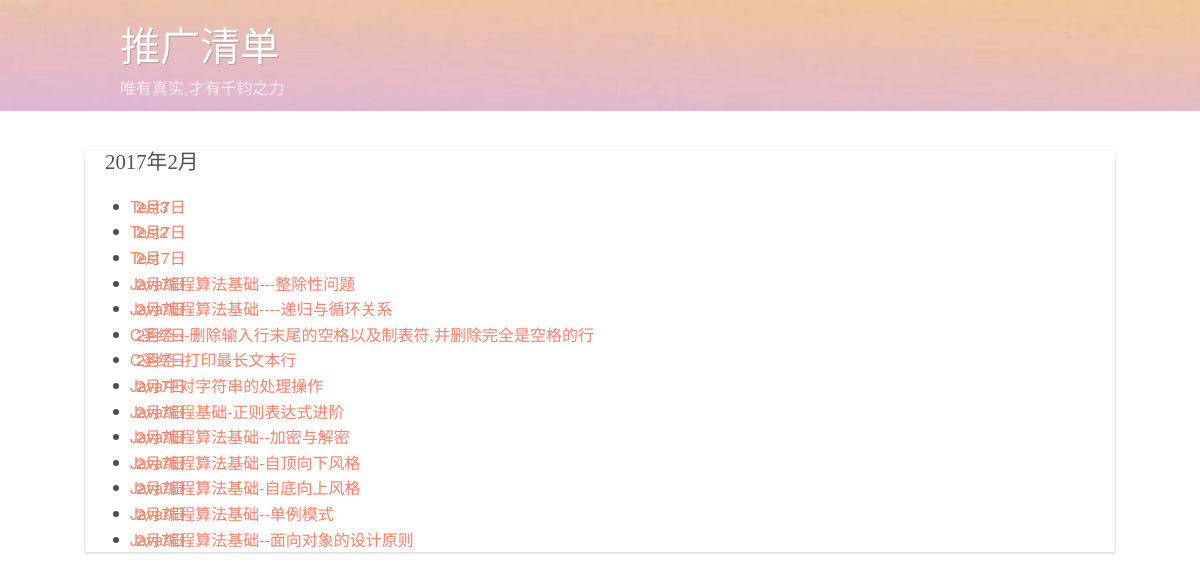
Page /archive/ on the committed database.
### article/models.py (models this page shows, shortened)
class Article(models.Model):  # 文章
	title = models.CharField(max_length=100)
	author = models.ForeignKey(Author)
	tags = models.ManyToManyField(Tag, blank=True)  # 标签
	classification = models.ForeignKey(Classification)  # 分类
	content = models.TextField(blank=True, null=True)
	publish_time = models.DateTimeField(auto_now_add=True)
	count = models.IntegerField(default=0)  # 文章点击数,但未实现统计文章点击数的功能
	objects = models.Manager()  # 默认的管理器
	date_list = ArticleManager()  # 自定义的管理器
	@models.permalink
	def get_absolute_url(self):
		return ('detail', (), {
			'id': self.id})
	def __unicode__(self):
		return self.title
	class Meta:  # 按时间下降排序
		ordering = ['-publish_time']

### article/views.py (the view)
# urls.py: url(r'^archive/$', 'article.views.archive', name="archive"),  # 归档
def archive(request):
	archive = Article.date_list.get_Article_OnArchive()
	ar_newpost = Article.objects.order_by('-publish_time')[:10]
	classification = Classification.class_list.get_Class_list()
	tagCloud = json.dumps(Tag.tag_list.get_Tag_list(), ensure_ascii=False)  # 标签,以及对应的文章数目
	date_list = Article.date_list.get_Article_onDate()
	return render_to_response('blog/archive.html',
	                          locals(),
	                          context_instance=RequestContext(request))

### article/models.py (called while the page is built)
	def get_Tag_list(self):  # 返回文章标签列表, 每个标签以及对应的文章数目
		tags = Tag.objects.all()  # 获取所有标签
		tag_list = []
		for i in range(len(tags)):
			tag_list.append([])
		for i in range(len(tags)):
			temp = Tag.objects.get(name=tags[i])  # 获取当前标签
			posts = temp.article_set.all()  # 获取当前标签下的所有文章
			tag_list[i].append(tags[i].name)
			tag_list[i].append(len(posts))
		return tag_list

	def __unicode__(self):
		return self.name

	def get_Class_list(self):  # 返回文章分类列表, 每个分类以及对应的文章数目
		classf = Classification.objects.all()  # 获取所有的分类
		class_list = []
		for i in range(len(classf)):
			class_list.append([])
		for i in range(len(classf)):
			temp = Classification.objects.get(name=classf[i])  # 获取当前分类
			posts = temp.article_set.all()  # 获取当前分类下的所有文章
			class_list[i].append(classf[i])
			class_list[i].append(len(posts))
		return class_list

	def __unicode__(self):
		return self.name

	def get_Article_onDate(self):  # 实现文章的按月归档, 返回 月份以及对应的文章数  如: [[2015.5,5],[2015.4,5]] ,
		post_date = Article.objects.dates('publish_time', 'month')
		date_list = []
		for i in range(len(post_date)):
			date_list.append([])
		for i in range(len(post_date)):
			curyear = post_date[i].year
			curmonth = post_date[i].month
			tempArticle = Article.objects.filter(publish_time__year=curyear).filter(publish_time__month=curmonth)
			tempNum = len(tempArticle)
			date_list[i].append(post_date[i])
			date_list[i].append(tempNum)
		return date_list

	def get_Article_OnArchive(self):  # 返回一个字典,一个时间点,对应一个文章列表
		post_date = Article.objects.dates('publish_time', 'month')
		post_date_article = []
		for i in range(len(post_date)):
			post_date_article.append([])
		for i in range(len(post_date)):
			curyear = post_date[i].year
			curmonth = post_date[i].month
			tempArticle = Article.objects.filter(publish_time__year=curyear).filter(publish_time__month=curmonth)
			post_date_article[i] = tempArticle
		dicts = OrderedDict()
		for i in range(len(post_date)):
			dicts.setdefault(post_date[i], post_date_article[i])
		return dicts

### templates/blog/archive.html (shortened to what this page needs)
{% extends "base.html" %}
{% block content %}
	{% if archive %}
            {% for key,value in archive.items %}
          <div class="archive">
             <div id="archives">
                      <h3 class='al_year' >{{key.year}}年{{key.month}}月 </h3>
                      <ul  class="al_month_list">
                    {% for i in value reversed %}
                         <li><a href="{{i.get_absolute_url}}"> <span style="position:absolute;">{{i.publish_time.month}}月{{i.publish_time.day}}日&nbsp; &nbsp;</span>  <span class="liaspan" style="position:absolute; left:130px;">{{i}}</span> </li>
                    {% endfor %}
                     </ul>
	     </div>
	  </div>
            {% endfor %}
       {% endif %}
{% endblock %}

### static/css/style.css (style rules this page uses)
body { font-family: Georgia, "Times New Roman", Times, serif; color: #555; }
h1, .h1, h2, .h2, h3, .h3, h4, .h4, h5, .h5, h6, .h6 { margin-top: 0; font-family: "Helvetica Neue", Helvetica, Arial, sans-serif; font-weight: normal; color: #333; }
html, body, div, span, applet, object, iframe, h1, h2, h3, h4, h5, h6, p, blockquote, pre, a, abbr, acronym, address, big, cite, code, del, dfn, em, img, ins, kbd, q, s, samp, small, strike, strong, sub, sup, tt, var, b, u, i, center, dl, dt, dd, ol, ul, li, fieldset, form, label, legend, table, caption, tbody, tfoot, thead, tr, th, td, article, aside, canvas, details, embed, figure, figcaption, footer, header, hgroup, menu, nav, output, ruby, section, summary, time, mark, audio, video { margin: 0; padding: 0; border: 0; font-size: 100%; font: inherit; vertical-align: baseline; }
body { line-height: 1; }
ol, ul { list-style: none; }
*, *:before, *:after { -moz-box-sizing: border-box; -webkit-box-sizing: border-box; -ms-box-sizing: border-box; box-sizing: border-box; }
html, body { font-size: 100%; }
body { color: #4e4e4e; padding: 0; margin: 0; font-family: "微软雅黑", "Source Sans Pro", "Helvetica Neue", "Helvetica", Helvetica, Arial, sans-serif; font-weight: normal; font-style: normal; line-height: 1; position: relative; }
h1, h2, h3, h4, h5, h6 { margin: 20px 0; margin: 1.25rem 0; line-height: 1.1; font-family: "微软雅黑", "Oxygen", Georgia, serif; font-weight: 300; color: #525252; text-rendering: optimizeLegibility; }
h3 { font-size: 1.3em; }
a { color: #ff7f66; text-decoration: none; line-height: inherit; }
ul, ol, dl { line-height: 1.6; margin-bottom: 1.25em; list-style-position: inside; }
ul, ul.square, ul.circle, ul.disc { margin-left: 0.5em; }
ul, ul.disc { list-style-type: disc; }
.archive { padding: 0 20px; margin-bottom: 20px; background-color: #fff; -moz-box-shadow: 0 1px 3px 0 rgba(0, 0, 0, 0.2); -webkit-box-shadow: 0 1px 3px 0 rgba(0, 0, 0, 0.2); box-shadow: 0 1px 3px 0 rgba(0, 0, 0, 0.2); }

### rows in the picture
Article: publish_time.month "2", publish_time.day "7", title "Test3"
Article: publish_time.month "2", publish_time.day "7", title "Test2"
Article: publish_time.month "2", publish_time.day "7", title "Test"
Article: publish_time.month "2", publish_time.day "7", title "Java编程算法基础---整除性问题"
Article: publish_time.month "2", publish_time.day "7", title "Java编程算法基础----递归与循环关系"
Article: publish_time.month "2", publish_time.day "7", title "C圣经---删除输入行末尾的空格以及制表符,并删除完全是空格的行"
Article: publish_time.month "2", publish_time.day "7", title "C圣经--打印最长文本行"
Article: publish_time.month "2", publish_time.day "7", title "Java中对字符串的处理操作"
Article: publish_time.month "2", publish_time.day "7", title "Java编程基础-正则表达式进阶"
Article: publish_time.month "2", publish_time.day "7", title "Java编程算法基础--加密与解密"
Article: publish_time.month "2", publish_time.day "7", title "Java编程算法基础-自顶向下风格"
Article: publish_time.month "2", publish_time.day "7", title "Java编程算法基础-自底向上风格"
Article: publish_time.month "2", publish_time.day "7", title "Java编程算法基础--单例模式"
Article: publish_time.month "2", publish_time.day "7", title "Java编程算法基础--面向对象的设计原则"

### other values in the picture
{{ key.year }} "2017"
{{ key.month }} "2"
